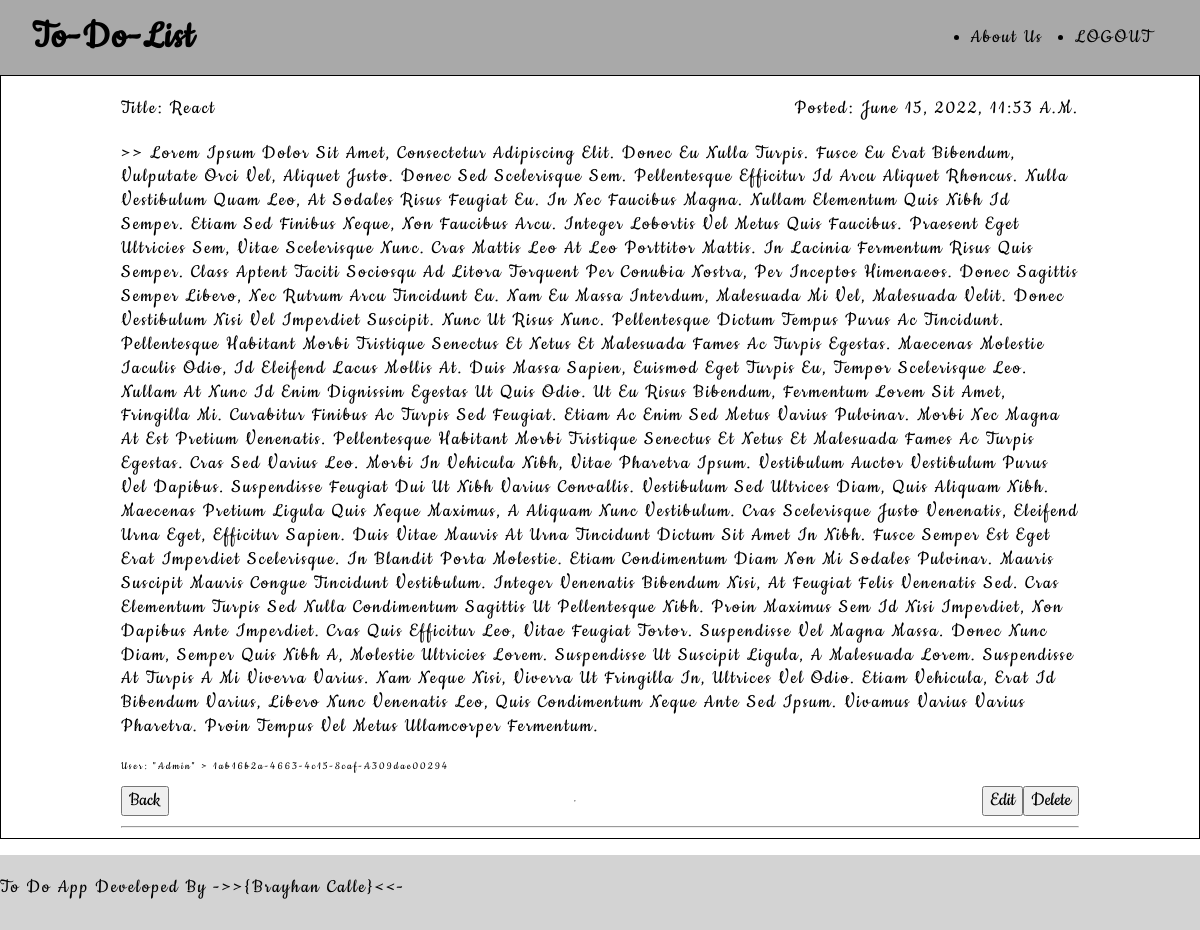
Page /detail/1ab16b2a46634c158cafa309dae00294 (signed in) on the committed database.
### pythonapp/models.py (models this page shows, shortened)
class Topic(models.Model):
    id = models.UUIDField(default=uuid.uuid4, primary_key=True, editable=False)
    title = models.CharField(max_length=50)
    text = models.TextField(max_length=10000)
    created = models.DateTimeField(auto_now_add=True)

### pythonapp/views.py (the view)
# urls.py: path('detail/<str:pk>', views.TopicDetailView.as_view(), name='topic-detail'),
class TopicDetailView(LoginRequiredMixin, DetailView):
    model = Topic
    template_name = 'pythonapp/components/topic_detail.html'

### pythonapp/templates/pythonapp/components/topic_detail.html (shortened to what this page needs)
{% extends 'pythonapp/index.html' %}  {% block main %}
<div class="flex-item">
  <p class="text-between">
    <span>Title: {{topic.title}}</span>
    <span>Posted: {{topic.created}}</span>
  </p>
  <p>>> {{topic.text}}</p>
  <p class="text-id">User: "{{user}}" > {{topic.id}}</p>
  <div class="detailBtns">
    <button>
      <a href="{% url 'pythonapp:topic-list' %}">Back</a>
    </button>
    <hr />
    <button>
      <a href="{% url 'pythonapp:topic-update' topic.id %}">Edit</a>
    </button>
    <button>
      <a href="{% url 'pythonapp:topic-delete' topic.id %}">Delete</a>
    </button>
  </div>
  <hr>
</div>
 {% endblock %}

### pythonapp/static/pythonapp/styles/body.css (style rules this page uses)
body { position: relative; padding-bottom: 75px; min-height: 100vh; font-family: "Font Cookie"; font-size: 1.3rem; letter-spacing: 2px; text-transform: capitalize; }
a { text-decoration: none; color: black; cursor: pointer; }
button { cursor: pointer; }

### pythonapp/static/pythonapp/styles/main.css (style rules this page uses)
.flex-item { padding: 0 10%; border: 1px solid black; margin-bottom: 1rem; }
.text-between { display: flex; justify-content: space-between; }
.text-id { font-size: 0.75rem; }
.detailBtns { display: flex; justify-content: center; align-items: center; }

### rows in the picture
Topic: title "React", created "June 15, 2022, 11:53 A.m.", text "Lorem Ipsum Dolor Sit Amet, Consectetur Adipiscing Elit. Donec Eu Nulla Turpis. Fusce Eu Erat Bibendum, Vulputate Orci Vel, Aliquet Justo. Donec Sed Scelerisque Sem. Pellentesque Efficitur Id Arcu Aliquet Rhoncus. Nulla Vestibulum Quam Leo, At Sodales Risus Feugiat Eu. In Nec Faucibus Magna. Nullam Elementum Quis Nibh Id Semper. Etiam Sed Finibus Neque, Non Faucibus Arcu. Integer Lobortis Vel Metus Quis Faucibus. Praesent Eget Ultricies Sem, Vitae Scelerisque Nunc. Cras Mattis Leo At Leo Porttitor Mattis. In Lacinia Fermentum Risus Quis Semper. Class Aptent Taciti Sociosqu Ad Litora Torquent Per Conubia Nostra, Per Inceptos Himenaeos. Donec Sagittis Semper Libero, Nec Rutrum Arcu Tincidunt…", id "1ab16b2a-4663-4c15-8caf-A309dae00294"

### other values in the picture
{{ user }} "Admin"
